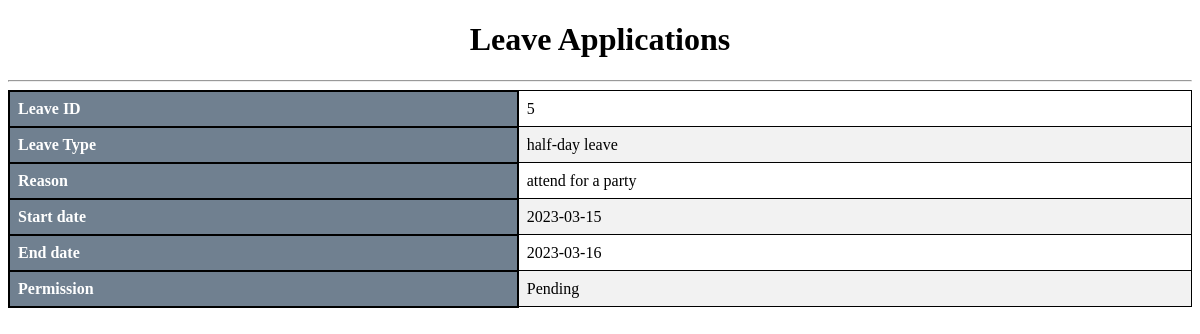
The page /leavestatus.php (signed in) on the database its author committed.
### tables this page shows
CREATE TABLE `leave` (
  `leaveid` int(20) NOT NULL,
  `emp_id` int(20) NOT NULL,
  `reason` varchar(30) NOT NULL,
  `startdate` date NOT NULL,
  `enddate` date NOT NULL,
  `leavetype` varchar(30) NOT NULL,
  `permission` varchar(30) NOT NULL
);

### leavestatus.php (the view, shortened to what this page needs)
<?php session_start();
include_once('includes/config.php');
$empid = $_SESSION['id'];
$query = mysqli_query($con, "SELECT * FROM `leave` WHERE emp_id='$empid'");
while($result=mysqli_fetch_array($query))
{?>
        <!DOCTYPE html>
        <html lang="en">
        <head>
            <link href="css/styles.css" rel="stylesheet" />
        </head>
        <body>
        <h1 align="center">Leave Applications</h1><hr>
            <table>
             <tbody>
             <tr>
            <th class="rc">Leave ID</th>
            <td colspan="3"><?php echo $result['leaveid'];?></td>
           </tr>
            <tr>
            <th class="rc">Leave Type</th>
            <td colspan="3"><?php echo $result['leavetype'];?></td>
           </tr>
           <tr>
           <th class="rc">Reason</th>
          <td colspan="3"><?php echo $result['reason'];?></td>
         </tr>
         <tr>
          <th class="rc">Start date</th>
        <td colspan="3"><?php echo $result['startdate'];?></td>
        </tr>
         <tr>
         <th class="rc">End date</th>
         <td colspan="3"><?php echo $result['enddate'];?></td>
                                </tr>
                                <tr>
         <th class="rc">Permission</th>
         <td colspan="3"><?php echo $result['permission'];?></td>
                                </tr>
                                 </tbody>
                             </table>
                            </body>
        </html>
        <?php
        }
        ?>

### css/styles.css (style rules this page uses)
table { border-collapse: collapse; width: 100%; }
th, td { text-align: left; padding: 8px; }
th { background-color: #1E90FF; color: white; }
.rc { background-color: #708090; color: white; border: 2px solid black; }
tr:nth-child(even) { background-color: #f2f2f2; }
td { border: 1px solid black; }

### rows shown on the page
leave: leaveid "5", leavetype "half-day leave", reason "attend for a party", startdate "2023-03-15", enddate "2023-03-16", permission "Pending"
